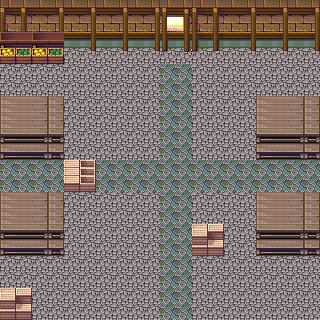

Below is a game level as drawn by its tile map, then a one-line description and the .tmx that defines it (tile-layer data replaced by summaries):
An orthogonal 10x10 tile map with 32x32 px tiles, 3 tile layers (background, Calque 2, Calque 3).

<map version="1.0" orientation="orthogonal" renderorder="right-down" width="10" height="10" tilewidth="32" tileheight="32" nextobjectid="1">
 <tileset firstgid="1" name="dessus" tilewidth="32" tileheight="32" tilecount="120" columns="15">
  <image source="12695780_10207408243995681_1061834883_n.jpg" width="480" height="256" />
 </tileset>
 <layer name="background" width="10" height="10">
  <data>[100 cells, 100 non-empty, 1 distinct tile ids]</data>
 </layer>
 <layer name="Calque 2" width="10" height="10">
  <data>[100 cells, 18 non-empty, 1 distinct tile ids]</data>
 </layer>
 <layer name="Calque 3" width="10" height="10">
  <data>[100 cells, 39 non-empty, 13 distinct tile ids]</data>
 </layer>
</map>